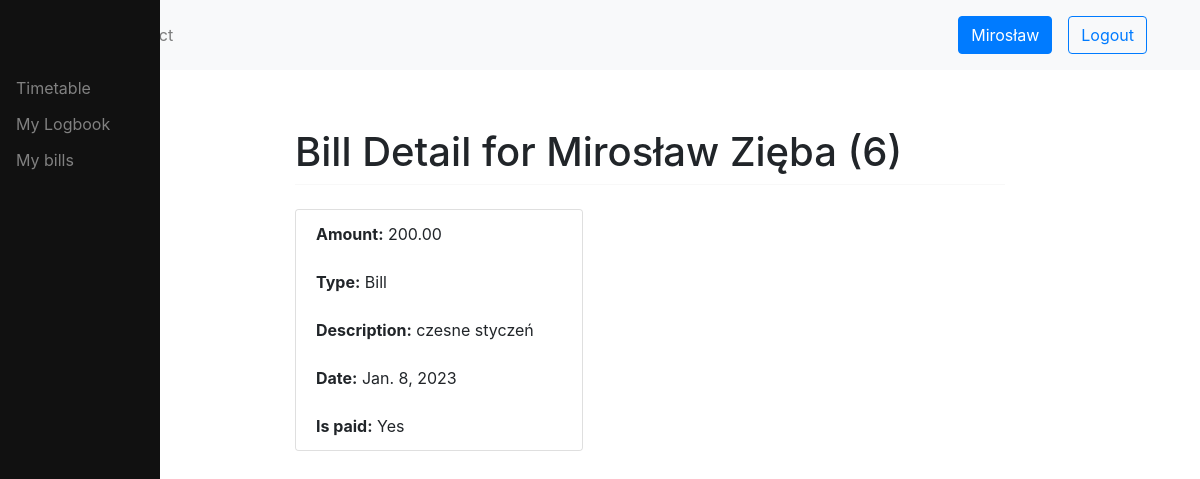
/billing/bill/1/ (signed in), run on the app's committed database.
### users/models.py (models this page shows, shortened)
class User(AbstractUser):
    username = None
    email = models.EmailField(_('email address'), unique=True)
    phone = models.CharField(blank=True, null=True, max_length=16, help_text='Contact phone number')
    address = models.TextField('address', max_length=255, blank=True, null=True)
    date_of_birth = models.DateField(null=True, blank=True)
    USERNAME_FIELD = 'email'
    REQUIRED_FIELDS = []
    objects = CustomUserManager()
    def __str__(self):
        return f'{self.first_name} {self.last_name} ({self.id})'

class Student(models.Model):
    user = models.OneToOneField(User, on_delete=models.CASCADE)
    enrollment_date = models.DateField()
    def __str__(self):
        return f'{self.user}'

### billing/models.py (models this page shows)
class Billing(models.Model):
    date = models.DateField()
    student = models.ForeignKey(Student, on_delete=models.CASCADE, blank=True, null=True)
    teacher = models.ForeignKey(Teacher, on_delete=models.CASCADE, blank=True, null=True)
    description = models.CharField(max_length=255, blank=True, null=True)
    amount = models.DecimalField(max_digits=10, decimal_places=2)
    is_paid = models.BooleanField(default=False)
    PAYMENT = 'Payment'
    BILL = 'Bill'
    TYP_CHOICES = [
        (PAYMENT, 'Payment'),
        (BILL, 'Bill'),
    ]
    typ = models.CharField(choices=TYP_CHOICES, max_length=10)
    class Meta:
        ordering = ['-date']
    def __str__(self):
        if self.student:
            return f'{self.student} - {self.description}'
        elif self.teacher:
            return f'{self.teacher} - {self.description}'

### billing/views.py (the view)
# urls.py: path('bill/<int:pk>/', bill_detail, name='bill-detail'),
@login_required
def bill_detail(request, pk):
    bill = get_object_or_404(Billing, pk=pk)
    print(f'bill {bill} - pk {pk} - student {bill.student.user}')
    logged_parent = None
    if request.user.groups.filter(name='parent').exists():
        logged_parent = get_object_or_404(Parent, user_id=request.user)
    parent_list = Parent.objects.filter(students=bill.student)
    print(f'{parent_list} - {logged_parent}')
    if bill.student.user == request.user or logged_parent in parent_list:
        return render(request, 'bill_detail.html', {'student': bill.student, 'bill': bill})
    else:
        return render(request, 'error.html', {'message': 'Access Denied'})

### logbook/templatetags/auth_extras.py (called while the page is built)
@register.filter(name='has_group')
def has_group(user, group_name):
    group = Group.objects.get(name=group_name)
    return True if group in user.groups.all() else False

### billing/templates/bill_detail.html
{% extends 'base.html' %}
{% block content %}
    <h1 class="mt-2">Bill Detail for {{ student }}</h1>
	<hr class="mt-0 mb-4">
    <div class="card" style="width: 18rem;">
    <ul class="list-group list-group-flush">
        <li class="list-group-item"><b>Amount:</b> {{ bill.amount }}</li>
        <li class="list-group-item"><b>Type:</b> {{ bill.typ }}</li>
        <li class="list-group-item"><b>Description:</b> {{ bill.description }}</li>
        <li class="list-group-item"><b>Date:</b> {{ bill.date }}</li>
        <li class="list-group-item"><b>Is paid:</b>
        {% if bill.is_paid %}
            Yes
        {% else %}
            No
        {% endif %}</li>
    </ul>
    </div>
{% endblock %}

### templates/topnav.html
{% load static %}
<nav class="navbar navbar-expand-md navbar-light bg-light">
  <div class="container">
      <ul class="navbar-nav me-auto mb-2 mb-lg-0">
        <li class="nav-item">
          <a class="nav-link" href="{% url 'home' %}">Home</a>
        </li>
        <li class="nav-item">
          <a class="nav-link" href="{% url 'contact' %}">Contact</a>
        </li>
      </ul>
    {% if request.user.is_authenticated %}
      <div class="d-flex align-items-center">
        <a class="btn btn-primary m-2" href="{% url 'users:view' user_id=request.user.id %}">{{ request.user.first_name }}</a>
        <a class="btn btn-outline-primary m-2" href="{% url 'users:logout' %}">Logout</a>
      </div>
    {% else %}
      <div class="d-flex align-items-center">
        <a class="btn btn-primary m-2" href="{% url 'users:login' %}">Login</a>
        <a class="btn btn-outline-primary m-2" href="{% url 'users:register' %}">Register</a>
      </div>
      {% endif %}
  </div>
</nav>

### data on the page
User: user.first_name "Mirosław"
Student: user.last_name "Mirosław Zięba (6)"
Billing: amount "200.00", typ "Bill", description "czesne styczeń", date "Jan. 8, 2023"
